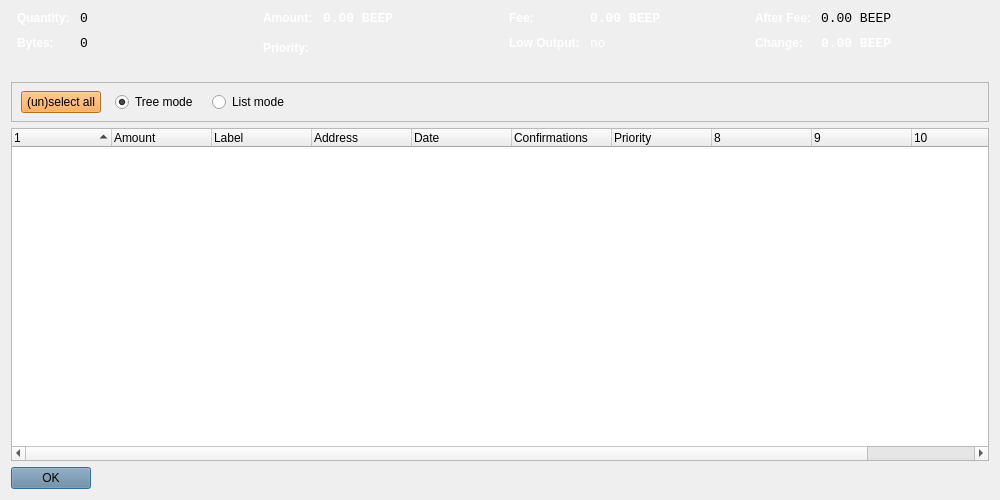
<?xml version="1.0" encoding="UTF-8"?>
<ui version="4.0">
 <class>CoinControlDialog</class>
 <widget class="QDialog" name="CoinControlDialog">
  <property name="geometry">
   <rect>
    <x>0</x>
    <y>0</y>
    <width>1000</width>
    <height>500</height>
   </rect>
  </property>
  <property name="windowTitle">
   <string>Coin Control</string>
  </property>
  <property name="styleSheet">
   <string notr="true">background-image: url(:/images/bkg);</string>
  </property>
  <layout class="QVBoxLayout" name="verticalLayout">
   <item>
    <layout class="QHBoxLayout" name="horizontalLayoutTop" stretch="0,0,0,0">
     <property name="topMargin">
      <number>0</number>
     </property>
     <property name="bottomMargin">
      <number>10</number>
     </property>
     <item>
      <layout class="QFormLayout" name="formLayoutCoinControl1">
       <property name="horizontalSpacing">
        <number>10</number>
       </property>
       <property name="verticalSpacing">
        <number>10</number>
       </property>
       <property name="leftMargin">
        <number>6</number>
       </property>
       <property name="rightMargin">
        <number>6</number>
       </property>
       <item row="0" column="0">
        <widget class="QLabel" name="labelCoinControlQuantityText">
         <property name="styleSheet">
          <string notr="true">font-weight:bold;</string>
         </property>
         <property name="text">
          <string>&lt;html&gt;&lt;head/&gt;&lt;body&gt;&lt;p&gt;&lt;span style=&quot; color:#ffffff;&quot;&gt;Quantity:&lt;/span&gt;&lt;/p&gt;&lt;/body&gt;&lt;/html&gt;</string>
         </property>
        </widget>
       </item>
       <item row="0" column="1">
        <widget class="QLabel" name="labelCoinControlQuantity">
         <property name="font">
          <font>
           <family>Monospace</family>
           <pointsize>10</pointsize>
          </font>
         </property>
         <property name="cursor">
          <cursorShape>IBeamCursor</cursorShape>
         </property>
         <property name="contextMenuPolicy">
          <enum>Qt::ActionsContextMenu</enum>
         </property>
         <property name="styleSheet">
          <string notr="true">background-image: url(:/images/bgbfree);</string>
         </property>
         <property name="text">
          <string notr="true">0</string>
         </property>
         <property name="textInteractionFlags">
          <set>Qt::LinksAccessibleByMouse|Qt::TextSelectableByKeyboard|Qt::TextSelectableByMouse</set>
         </property>
        </widget>
       </item>
       <item row="1" column="0">
        <widget class="QLabel" name="labelCoinControlBytesText">
         <property name="styleSheet">
          <string notr="true">font-weight:bold;background-image: url(:/images/bgbfree);</string>
         </property>
         <property name="text">
          <string>&lt;html&gt;&lt;head/&gt;&lt;body&gt;&lt;p&gt;&lt;span style=&quot; color:#ffffff;&quot;&gt;Bytes:&lt;/span&gt;&lt;/p&gt;&lt;/body&gt;&lt;/html&gt;</string>
         </property>
        </widget>
       </item>
       <item row="1" column="1">
        <widget class="QLabel" name="labelCoinControlBytes">
         <property name="font">
          <font>
           <family>Monospace</family>
           <pointsize>10</pointsize>
          </font>
         </property>
         <property name="cursor">
          <cursorShape>IBeamCursor</cursorShape>
         </property>
         <property name="contextMenuPolicy">
          <enum>Qt::ActionsContextMenu</enum>
         </property>
         <property name="styleSheet">
          <string notr="true">background-image: url(:/images/bgbfree);</string>
         </property>
         <property name="text">
          <string notr="true">0</string>
         </property>
         <property name="textInteractionFlags">
          <set>Qt::LinksAccessibleByMouse|Qt::TextSelectableByKeyboard|Qt::TextSelectableByMouse</set>
         </property>
        </widget>
       </item>
      </layout>
     </item>
     <item>
      <layout class="QFormLayout" name="formLayoutCoinControl2">
       <property name="horizontalSpacing">
        <number>10</number>
       </property>
       <property name="verticalSpacing">
        <number>10</number>
       </property>
       <property name="leftMargin">
        <number>6</number>
       </property>
       <property name="rightMargin">
        <number>6</number>
       </property>
       <item row="0" column="0">
        <widget class="QLabel" name="labelCoinControlAmountText">
         <property name="styleSheet">
          <string notr="true">font-weight:bold;background-image: url(:/images/bgbfree);</string>
         </property>
         <property name="text">
          <string>&lt;html&gt;&lt;head/&gt;&lt;body&gt;&lt;p&gt;&lt;span style=&quot; color:#ffffff;&quot;&gt;Amount:&lt;/span&gt;&lt;/p&gt;&lt;/body&gt;&lt;/html&gt;</string>
         </property>
        </widget>
       </item>
       <item row="0" column="1">
        <widget class="QLabel" name="labelCoinControlAmount">
         <property name="font">
          <font>
           <family>Monospace</family>
           <pointsize>10</pointsize>
          </font>
         </property>
         <property name="cursor">
          <cursorShape>IBeamCursor</cursorShape>
         </property>
         <property name="contextMenuPolicy">
          <enum>Qt::ActionsContextMenu</enum>
         </property>
         <property name="styleSheet">
          <string notr="true">background-image: url(:/images/bgbfree);</string>
         </property>
         <property name="text">
          <string notr="true">&lt;html&gt;&lt;head/&gt;&lt;body&gt;&lt;p&gt;&lt;span style=&quot; font-weight:600; color:#ffffff;&quot;&gt;0.00 BEEP&lt;/span&gt;&lt;/p&gt;&lt;/body&gt;&lt;/html&gt;</string>
         </property>
         <property name="textInteractionFlags">
          <set>Qt::LinksAccessibleByMouse|Qt::TextSelectableByKeyboard|Qt::TextSelectableByMouse</set>
         </property>
        </widget>
       </item>
       <item row="1" column="0">
        <widget class="QLabel" name="labelCoinControlPriorityText">
         <property name="styleSheet">
          <string notr="true">font-weight:bold;background-image: url(:/images/bgbfree);</string>
         </property>
         <property name="text">
          <string>&lt;html&gt;&lt;head/&gt;&lt;body&gt;&lt;p&gt;&lt;span style=&quot; color:#ffffff;&quot;&gt;Priority:&lt;/span&gt;&lt;/p&gt;&lt;/body&gt;&lt;/html&gt;</string>
         </property>
        </widget>
       </item>
       <item row="1" column="1">
        <widget class="QLabel" name="labelCoinControlPriority">
         <property name="font">
          <font>
           <family>Monospace</family>
           <pointsize>10</pointsize>
          </font>
         </property>
         <property name="cursor">
          <cursorShape>IBeamCursor</cursorShape>
         </property>
         <property name="contextMenuPolicy">
          <enum>Qt::ActionsContextMenu</enum>
         </property>
         <property name="styleSheet">
          <string notr="true">background-image: url(:/images/bgbfree);</string>
         </property>
         <property name="text">
          <string>&lt;html&gt;&lt;head/&gt;&lt;body&gt;&lt;p&gt;&lt;br/&gt;&lt;/p&gt;&lt;/body&gt;&lt;/html&gt;</string>
         </property>
         <property name="textInteractionFlags">
          <set>Qt::LinksAccessibleByMouse|Qt::TextSelectableByKeyboard|Qt::TextSelectableByMouse</set>
         </property>
        </widget>
       </item>
      </layout>
     </item>
     <item>
      <layout class="QFormLayout" name="formLayoutCoinControl3">
       <property name="horizontalSpacing">
        <number>10</number>
       </property>
       <property name="verticalSpacing">
        <number>10</number>
       </property>
       <property name="leftMargin">
        <number>6</number>
       </property>
       <property name="rightMargin">
        <number>6</number>
       </property>
       <item row="0" column="0">
        <widget class="QLabel" name="labelCoinControlFeeText">
         <property name="styleSheet">
          <string notr="true">font-weight:bold;</string>
         </property>
         <property name="text">
          <string>&lt;html&gt;&lt;head/&gt;&lt;body&gt;&lt;p&gt;&lt;span style=&quot; color:#ffffff;&quot;&gt;Fee:&lt;/span&gt;&lt;/p&gt;&lt;/body&gt;&lt;/html&gt;</string>
         </property>
        </widget>
       </item>
       <item row="0" column="1">
        <widget class="QLabel" name="labelCoinControlFee">
         <property name="font">
          <font>
           <family>Monospace</family>
           <pointsize>10</pointsize>
          </font>
         </property>
         <property name="cursor">
          <cursorShape>IBeamCursor</cursorShape>
         </property>
         <property name="contextMenuPolicy">
          <enum>Qt::ActionsContextMenu</enum>
         </property>
         <property name="styleSheet">
          <string notr="true">background-image: url(:/images/bgbfree);</string>
         </property>
         <property name="text">
          <string notr="true">&lt;html&gt;&lt;head/&gt;&lt;body&gt;&lt;p&gt;&lt;span style=&quot; font-weight:600; color:#ffffff;&quot;&gt;0.00 BEEP&lt;/span&gt;&lt;/p&gt;&lt;/body&gt;&lt;/html&gt;</string>
         </property>
         <property name="textInteractionFlags">
          <set>Qt::LinksAccessibleByMouse|Qt::TextSelectableByKeyboard|Qt::TextSelectableByMouse</set>
         </property>
        </widget>
       </item>
       <item row="1" column="0">
        <widget class="QLabel" name="labelCoinControlLowOutputText">
         <property name="enabled">
          <bool>false</bool>
         </property>
         <property name="styleSheet">
          <string notr="true">font-weight:bold;background-image: url(:/images/bgbfree);</string>
         </property>
         <property name="text">
          <string>&lt;html&gt;&lt;head/&gt;&lt;body&gt;&lt;p&gt;&lt;span style=&quot; color:#ffffff;&quot;&gt;Low Output:&lt;/span&gt;&lt;/p&gt;&lt;/body&gt;&lt;/html&gt;</string>
         </property>
        </widget>
       </item>
       <item row="1" column="1">
        <widget class="QLabel" name="labelCoinControlLowOutput">
         <property name="enabled">
          <bool>false</bool>
         </property>
         <property name="font">
          <font>
           <family>Monospace</family>
           <pointsize>10</pointsize>
          </font>
         </property>
         <property name="cursor">
          <cursorShape>IBeamCursor</cursorShape>
         </property>
         <property name="contextMenuPolicy">
          <enum>Qt::ActionsContextMenu</enum>
         </property>
         <property name="styleSheet">
          <string notr="true">background-image: url(:/images/bgbfree);</string>
         </property>
         <property name="text">
          <string notr="true">&lt;html&gt;&lt;head/&gt;&lt;body&gt;&lt;p&gt;&lt;span style=&quot; color:#ffffff;&quot;&gt;no&lt;/span&gt;&lt;/p&gt;&lt;/body&gt;&lt;/html&gt;</string>
         </property>
         <property name="textInteractionFlags">
          <set>Qt::LinksAccessibleByMouse|Qt::TextSelectableByKeyboard|Qt::TextSelectableByMouse</set>
         </property>
        </widget>
       </item>
      </layout>
     </item>
     <item>
      <layout class="QFormLayout" name="formLayoutCoinControl4">
       <property name="horizontalSpacing">
        <number>10</number>
       </property>
       <property name="verticalSpacing">
        <number>10</number>
       </property>
       <property name="leftMargin">
        <number>6</number>
       </property>
       <property name="rightMargin">
        <number>6</number>
       </property>
       <item row="0" column="0">
        <widget class="QLabel" name="labelCoinControlAfterFeeText">
         <property name="styleSheet">
          <string notr="true">font-weight:bold;background-image: url(:/images/bgbfree);</string>
         </property>
         <property name="text">
          <string>&lt;html&gt;&lt;head/&gt;&lt;body&gt;&lt;p&gt;&lt;span style=&quot; font-weight:600; color:#ffffff;&quot;&gt;After Fee:&lt;/span&gt;&lt;/p&gt;&lt;/body&gt;&lt;/html&gt;</string>
         </property>
        </widget>
       </item>
       <item row="0" column="1">
        <widget class="QLabel" name="labelCoinControlAfterFee">
         <property name="font">
          <font>
           <family>Monospace</family>
           <pointsize>10</pointsize>
          </font>
         </property>
         <property name="cursor">
          <cursorShape>IBeamCursor</cursorShape>
         </property>
         <property name="contextMenuPolicy">
          <enum>Qt::ActionsContextMenu</enum>
         </property>
         <property name="styleSheet">
          <string notr="true">background-image: url(:/images/bgbfree);</string>
         </property>
         <property name="text">
          <string notr="true">0.00 BEEP</string>
         </property>
         <property name="textInteractionFlags">
          <set>Qt::LinksAccessibleByMouse|Qt::TextSelectableByKeyboard|Qt::TextSelectableByMouse</set>
         </property>
        </widget>
       </item>
       <item row="1" column="0">
        <widget class="QLabel" name="labelCoinControlChangeText">
         <property name="enabled">
          <bool>false</bool>
         </property>
         <property name="styleSheet">
          <string notr="true">font-weight:bold;background-image: url(:/images/bgbfree);</string>
         </property>
         <property name="text">
          <string>&lt;html&gt;&lt;head/&gt;&lt;body&gt;&lt;p&gt;&lt;span style=&quot; color:#ffffff;&quot;&gt;Change:&lt;/span&gt;&lt;/p&gt;&lt;/body&gt;&lt;/html&gt;</string>
         </property>
        </widget>
       </item>
       <item row="1" column="1">
        <widget class="QLabel" name="labelCoinControlChange">
         <property name="enabled">
          <bool>false</bool>
         </property>
         <property name="font">
          <font>
           <family>Monospace</family>
           <pointsize>10</pointsize>
          </font>
         </property>
         <property name="cursor">
          <cursorShape>IBeamCursor</cursorShape>
         </property>
         <property name="contextMenuPolicy">
          <enum>Qt::ActionsContextMenu</enum>
         </property>
         <property name="styleSheet">
          <string notr="true">background-image: url(:/images/bgbfree);</string>
         </property>
         <property name="text">
          <string notr="true">&lt;html&gt;&lt;head/&gt;&lt;body&gt;&lt;p&gt;&lt;span style=&quot; font-weight:600; color:#ffffff;&quot;&gt;0.00 BEEP&lt;/span&gt;&lt;/p&gt;&lt;/body&gt;&lt;/html&gt;</string>
         </property>
         <property name="textInteractionFlags">
          <set>Qt::LinksAccessibleByMouse|Qt::TextSelectableByKeyboard|Qt::TextSelectableByMouse</set>
         </property>
        </widget>
       </item>
      </layout>
     </item>
    </layout>
   </item>
   <item>
    <widget class="QFrame" name="frame">
     <property name="minimumSize">
      <size>
       <width>0</width>
       <height>40</height>
      </size>
     </property>
     <property name="styleSheet">
      <string notr="true">background-image: url(:/images/bgbfree);</string>
     </property>
     <property name="frameShape">
      <enum>QFrame::StyledPanel</enum>
     </property>
     <property name="frameShadow">
      <enum>QFrame::Sunken</enum>
     </property>
     <widget class="QWidget" name="horizontalLayoutWidget">
      <property name="geometry">
       <rect>
        <x>10</x>
        <y>0</y>
        <width>781</width>
        <height>41</height>
       </rect>
      </property>
      <layout class="QHBoxLayout" name="horizontalLayoutPanel" stretch="0,0,0,0">
       <property name="spacing">
        <number>14</number>
       </property>
       <item>
        <widget class="QPushButton" name="pushButtonSelectAll">
         <property name="sizePolicy">
          <sizepolicy hsizetype="Maximum" vsizetype="Fixed">
           <horstretch>0</horstretch>
           <verstretch>0</verstretch>
          </sizepolicy>
         </property>
         <property name="styleSheet">
          <string notr="true">background-color: rgb(255, 153, 51);background-image: url(:/images/bgbfree);</string>
         </property>
         <property name="text">
          <string>(un)select all</string>
         </property>
        </widget>
       </item>
       <item>
        <widget class="QRadioButton" name="radioTreeMode">
         <property name="sizePolicy">
          <sizepolicy hsizetype="Maximum" vsizetype="Fixed">
           <horstretch>0</horstretch>
           <verstretch>0</verstretch>
          </sizepolicy>
         </property>
         <property name="styleSheet">
          <string notr="true">background-image: url(:/images/bgbfree);</string>
         </property>
         <property name="text">
          <string>Tree mode</string>
         </property>
         <property name="checked">
          <bool>true</bool>
         </property>
        </widget>
       </item>
       <item>
        <widget class="QRadioButton" name="radioListMode">
         <property name="sizePolicy">
          <sizepolicy hsizetype="Maximum" vsizetype="Fixed">
           <horstretch>0</horstretch>
           <verstretch>0</verstretch>
          </sizepolicy>
         </property>
         <property name="styleSheet">
          <string notr="true">background-image: url(:/images/bgbfree);</string>
         </property>
         <property name="text">
          <string>List mode</string>
         </property>
        </widget>
       </item>
       <item>
        <spacer name="horizontalSpacer">
         <property name="orientation">
          <enum>Qt::Horizontal</enum>
         </property>
         <property name="sizeHint" stdset="0">
          <size>
           <width>40</width>
           <height>20</height>
          </size>
         </property>
        </spacer>
       </item>
      </layout>
     </widget>
    </widget>
   </item>
   <item>
    <widget class="CoinControlTreeWidget" name="treeWidget">
     <property name="contextMenuPolicy">
      <enum>Qt::CustomContextMenu</enum>
     </property>
     <property name="styleSheet">
      <string notr="true">background-image: url(:/images/bgbfree);</string>
     </property>
     <property name="sortingEnabled">
      <bool>false</bool>
     </property>
     <property name="columnCount">
      <number>11</number>
     </property>
     <attribute name="headerShowSortIndicator" stdset="0">
      <bool>true</bool>
     </attribute>
     <attribute name="headerStretchLastSection">
      <bool>false</bool>
     </attribute>
     <column>
      <property name="text">
       <string/>
      </property>
     </column>
     <column>
      <property name="text">
       <string>Amount</string>
      </property>
      <property name="background">
       <color alpha="0">
        <red>106</red>
        <green>131</green>
        <blue>154</blue>
       </color>
      </property>
      <property name="foreground">
       <brush brushstyle="NoBrush">
        <color alpha="255">
         <red>106</red>
         <green>131</green>
         <blue>154</blue>
        </color>
       </brush>
      </property>
     </column>
     <column>
      <property name="text">
       <string>Label</string>
      </property>
     </column>
     <column>
      <property name="text">
       <string>Address</string>
      </property>
     </column>
     <column>
      <property name="text">
       <string>Date</string>
      </property>
     </column>
     <column>
      <property name="text">
       <string>Confirmations</string>
      </property>
      <property name="toolTip">
       <string>Confirmed</string>
      </property>
     </column>
     <column>
      <property name="text">
       <string>Priority</string>
      </property>
     </column>
     <column>
      <property name="text">
       <string/>
      </property>
     </column>
     <column>
      <property name="text">
       <string/>
      </property>
     </column>
     <column>
      <property name="text">
       <string/>
      </property>
     </column>
     <column>
      <property name="text">
       <string/>
      </property>
     </column>
    </widget>
   </item>
   <item>
    <widget class="QDialogButtonBox" name="buttonBox">
     <property name="sizePolicy">
      <sizepolicy hsizetype="Maximum" vsizetype="Fixed">
       <horstretch>0</horstretch>
       <verstretch>0</verstretch>
      </sizepolicy>
     </property>
     <property name="styleSheet">
      <string notr="true">background-color: rgb(106, 131, 154);background-image: url(:/images/bgbfree);</string>
     </property>
     <property name="orientation">
      <enum>Qt::Horizontal</enum>
     </property>
     <property name="standardButtons">
      <set>QDialogButtonBox::Ok</set>
     </property>
    </widget>
   </item>
  </layout>
 </widget>
 <customwidgets>
  <customwidget>
   <class>CoinControlTreeWidget</class>
   <extends>QTreeWidget</extends>
   <header>coincontroltreewidget.h</header>
  </customwidget>
 </customwidgets>
 <resources/>
 <connections/>
</ui>
